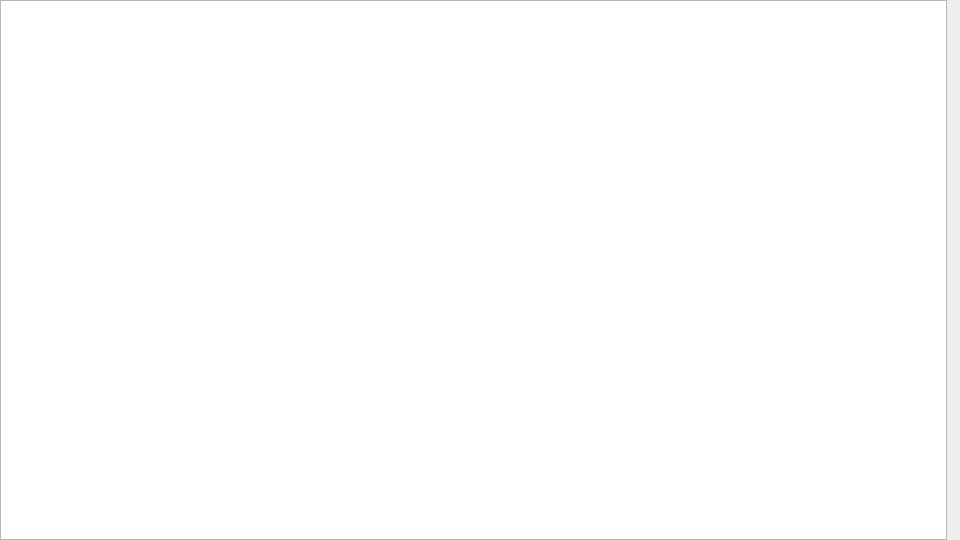
<?xml version="1.0" encoding="UTF-8"?>
<ui version="4.0">
 <class>MainWindow</class>
 <widget class="QMainWindow" name="MainWindow">
  <property name="geometry">
   <rect>
    <x>0</x>
    <y>0</y>
    <width>960</width>
    <height>540</height>
   </rect>
  </property>
  <property name="sizePolicy">
   <sizepolicy hsizetype="Preferred" vsizetype="Preferred">
    <horstretch>0</horstretch>
    <verstretch>0</verstretch>
   </sizepolicy>
  </property>
  <property name="minimumSize">
   <size>
    <width>960</width>
    <height>540</height>
   </size>
  </property>
  <property name="maximumSize">
   <size>
    <width>960</width>
    <height>540</height>
   </size>
  </property>
  <property name="windowTitle">
   <string>MainWindow</string>
  </property>
  <property name="dockOptions">
   <set>QMainWindow::AllowTabbedDocks|QMainWindow::AnimatedDocks</set>
  </property>
  <widget class="QWidget" name="centralWidget">
   <layout class="QHBoxLayout" name="horizontalLayout">
    <property name="leftMargin">
     <number>0</number>
    </property>
    <property name="topMargin">
     <number>0</number>
    </property>
    <property name="rightMargin">
     <number>0</number>
    </property>
    <property name="bottomMargin">
     <number>0</number>
    </property>
    <item>
     <widget class="QGraphicsView" name="graphicsView">
      <property name="backgroundBrush">
       <brush brushstyle="NoBrush">
        <color alpha="255">
         <red>0</red>
         <green>0</green>
         <blue>0</blue>
        </color>
       </brush>
      </property>
     </widget>
    </item>
    <item>
     <widget class="QLabel" name="label">
      <property name="text">
       <string/>
      </property>
     </widget>
    </item>
   </layout>
  </widget>
 </widget>
 <layoutdefault spacing="6" margin="11"/>
 <resources/>
 <connections/>
</ui>
